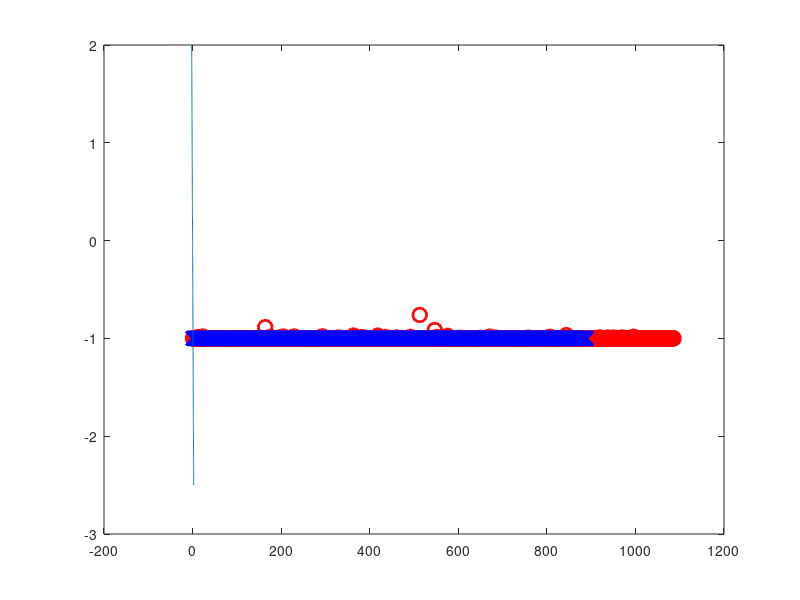

Recreate this plot in MATLAB. (Note: this script raises an error after producing the figure.)
load('test.mat');
xtr = Dx;
ttr = Dt;

plot(xtr(1:n0),'ro','MarkerSize',10,'LineWidth',2); %labelled as 0
hold on;
plot(xtr(n0:N),'bx','MarkerSize',10,'LineWidth',2); %labelled as 1

I=100; %number of iterations
S=20; %mini-batch size
gamma=0.1; %learning rate
th=[-1,-1]'; %initialization


plot(-2:0.01:2.5,1/th(2)*(-[-2:0.01:2.5]*th(1)))
for i=1:I
    ind=mnrnd(1,1/80*ones(80,1),S)*[1:80]'; %generate S random indices
    g=zeros(2,1);
        for s=1:S
            g=g-1/S*(1/(1+exp(-th'*xtr(ind(s),:)'))-ttr(ind(s)))*xtr(ind(s),:)';
        end
    th=th+gamma*g;
    plot(-2:0.01:2.5,1/th(2)*(-[-2:0.01:2.5]*th(1)))
    ylim([-2.5,1.5])
end
plot(-2:0.01:2.5,1/th(2)*(-[-2:0.01:2.5]*th(1)),'LineWidth',2)
xlabel('$x 1$','Interpreter','latex','FontSize',12)
ylabel('$x 2$','Interpreter','latex','FontSize',12)